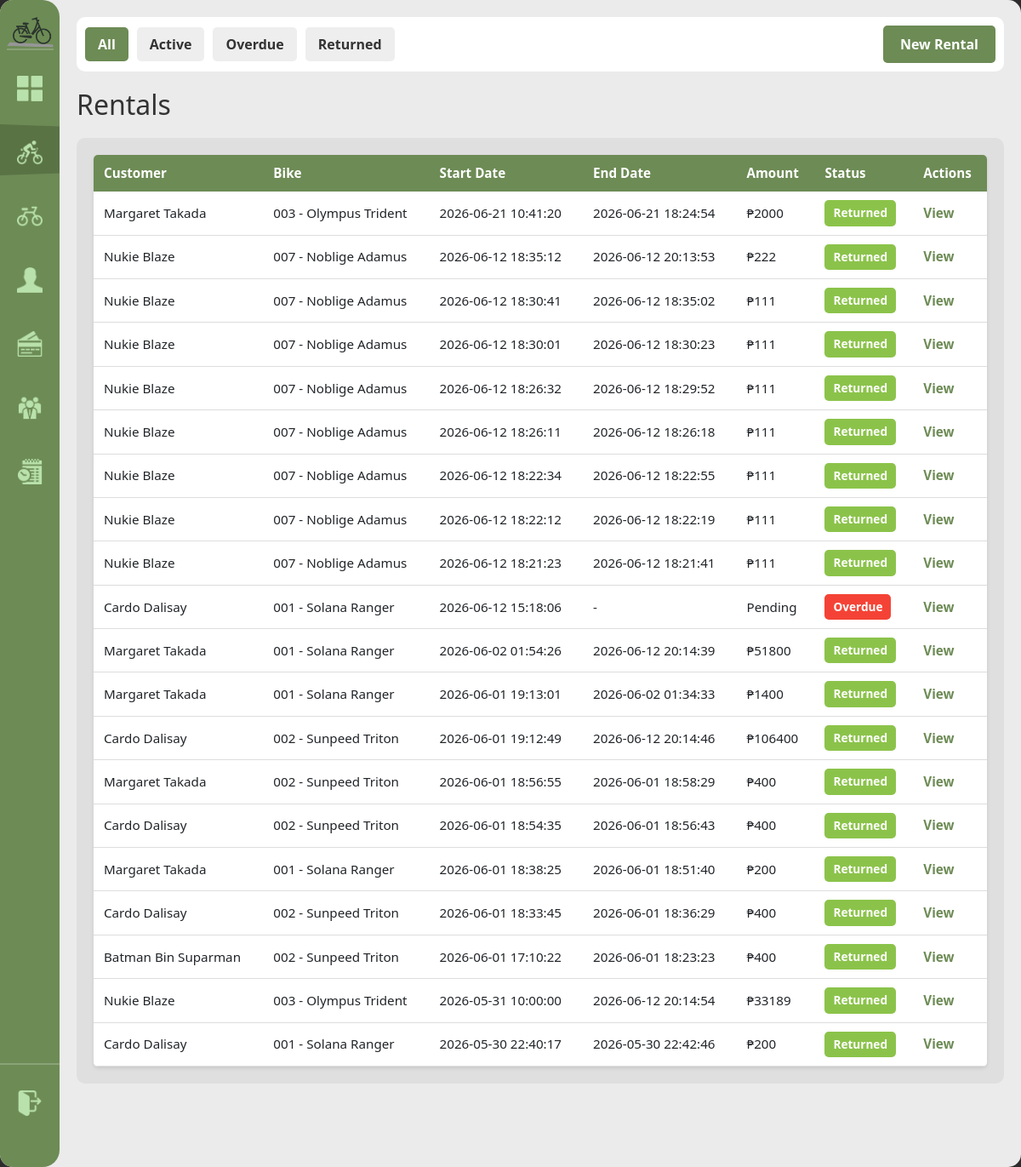
Before: /rentals (signed in) with the older database file.
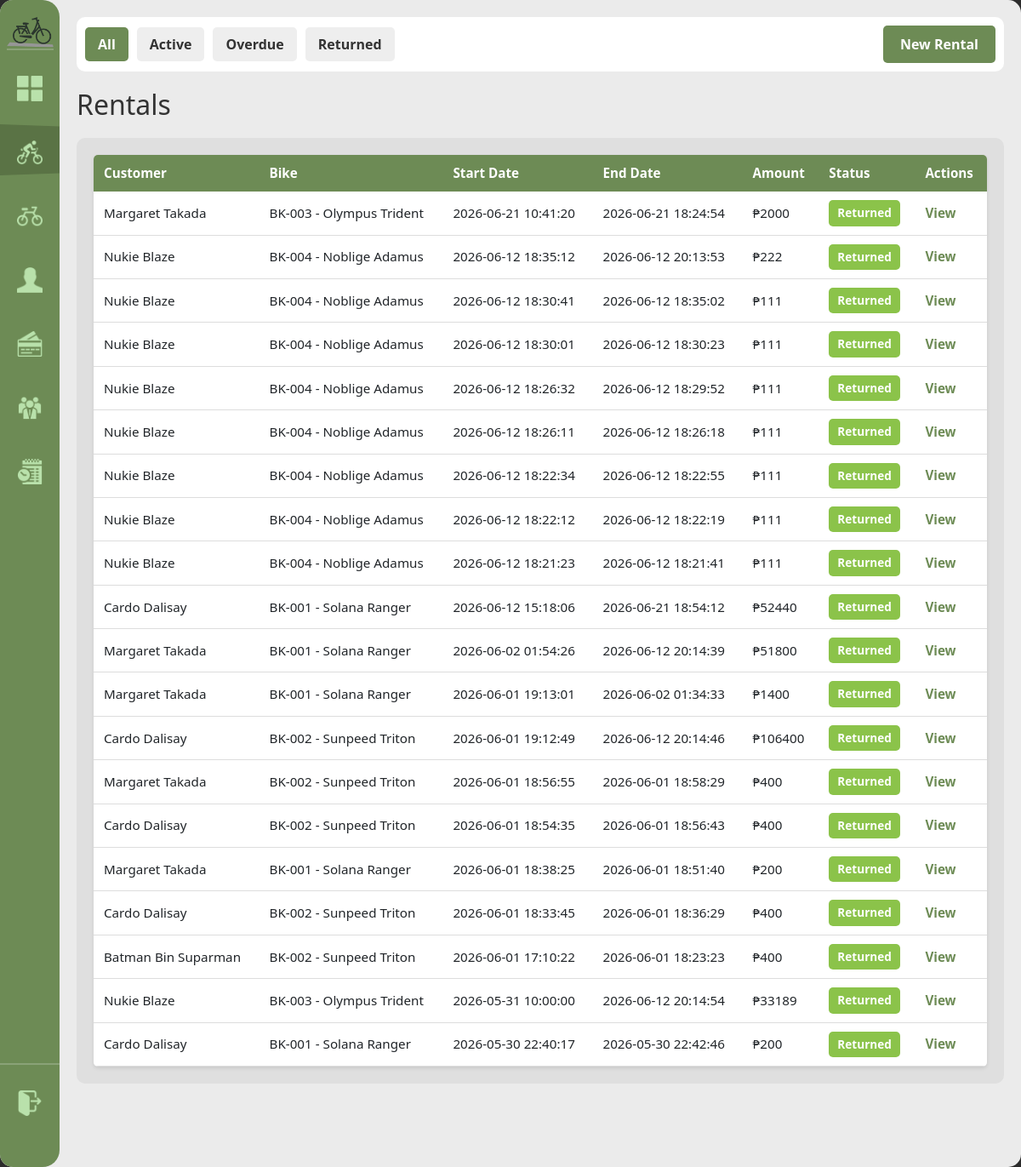
After: the same page with the newer database file.
### tables this page shows
CREATE TABLE rents (
            rental_id INTEGER PRIMARY KEY AUTOINCREMENT,
            customer_id INTEGER NOT NULL,
            bike_id INTEGER NOT NULL,
            staff_id INTEGER REFERENCES staff(staff_id) ON UPDATE CASCADE ON DELETE SET NULL,
            rental_start DATETIME NOT NULL DEFAULT(datetime('now','localtime')), planned_return DATETIME,
            FOREIGN KEY(customer_id) REFERENCES customer(customer_id) ON DELETE CASCADE,
            FOREIGN KEY(bike_id) REFERENCES bike(bike_id) ON DELETE CASCADE
        );

CREATE TABLE bike (
            bike_id INTEGER PRIMARY KEY AUTOINCREMENT,
            bike_code TEXT NOT NULL UNIQUE,
            brand TEXT NOT NULL, model TEXT NOT NULL,
            color TEXT NOT NULL,
            bike_rate DECIMAL(8,2) NOT NULL DEFAULT 0,
            type TEXT NOT NULL DEFAULT 'standard',
            status TEXT NOT NULL DEFAULT 'available' CHECK(status IN('available','rented','retired')),
            date_added DATE NOT NULL DEFAULT(date('now','localtime'))
        );

### handlers/rentals_routes.py (the view)
@rentals_bp.route('/rentals')
@login_required
def rentals():
    status = request.args.get('status', 'all')
    rentals_list = database.get().get_all_rentals(status)
    customers_list = database.get().get_all_customers()
    bikes = database.get().get_available_bikes()
    return render_template('rentals.html', rentals=rentals_list, filter_status=status, customers=customers_list, bikes=bikes)

### app.py (called while the page is built)
def get_sidebar_state():
    return request.cookies.get('sidebarState') == 'expanded'

@app.context_processor
def inject_sidebar_state():
    return dict(sidebar_expanded=get_sidebar_state())

@app.context_processor
def inject_current_staff():
    staff = current_staff()
    return dict(current_staff=staff, is_admin=staff and staff.get("role") == "admin")

### modules/auth.py (called while the page is built)
def login_required(view):
    @wraps(view)
    def wrapped(*args, **kwargs):
        if not session.get("staff_id"):
            return redirect(url_for("login"))
        return view(*args, **kwargs)
    return wrapped

def current_staff():
    if not session.get("staff_id"):
        return None
    return {
        "staff_id": session.get("staff_id"),
        "username": session.get("username"),
        "first_name": session.get("first_name"),
        "last_name": session.get("last_name"),
        "role": session.get("role"),
    }

### modules/database.py (called while the page is built)
def get():
    if not db: init()
    return db

    def get_all_customers(self, search=""):
        q = f"%{search}%"
        query = """
            SELECT * FROM customer
            WHERE first_name LIKE ?
               OR last_name LIKE ?
               OR contact_number LIKE ?
               OR email LIKE ?
            ORDER BY last_name, first_name
        """
        return [dict(r) for r in self.conn.execute(query, (q, q, q, q)).fetchall()]

    def get_available_bikes(self):
        query = "SELECT * FROM bike WHERE status = 'available' ORDER BY bike_code"
        return [dict(r) for r in self.conn.execute(query).fetchall()]

### templates/rentals.html (shortened to what this page needs)
{% extends "base.html" %}
{% block content %}
<div class="top-bar">
    <div class="filter-controls">
        <a href="{{ url_for('rentals.rentals', status='all') }}" class="filter-btn {% if filter_status == 'all' %}active{% endif %}">All</a>
        <a href="{{ url_for('rentals.rentals', status='active') }}" class="filter-btn {% if filter_status == 'active' %}active{% endif %}">Active</a>
        <a href="{{ url_for('rentals.rentals', status='overdue') }}" class="filter-btn {% if filter_status == 'overdue' %}active{% endif %}">Overdue</a>
        <a href="{{ url_for('rentals.rentals', status='returned') }}" class="filter-btn {% if filter_status == 'returned' %}active{% endif %}">Returned</a>
        <button id="new-rental-btn" class="btn-primary" style="margin-left: auto;">New Rental</button>
    </div>
</div>
<h1>Rentals</h1>
<div class="content-grid">
    <div class="scroll-table-container">
        <table>
            <thead>
                <tr>
                <th>Customer</th>
                <th>Bike</th>
                <th>Start Date</th>
                <th>End Date</th>
                <th>Amount</th>
                <th>Status</th>
                <th>Actions</th>
            </tr>
        </thead>
        <tbody>
            {% for rental in rentals %}
            <tr>
                <td>{{ rental['customer_name'] }}</td>
                <td>{{ rental['bike_code'] }} - {{ rental['brand'] }} {{ rental['model'] }}</td>
                <td>{{ rental['rental_start'] }}</td>
                <td>{{ rental['rental_end'] or '-' }}</td>
                <td>{{ 'Pending' if rental['total_amount'] is none else '₱' ~ rental['total_amount'] }}</td>
                <td><span class="status-badge status-{{ rental['status'] }}">{{ rental['status'].title() }}</span></td>
                <td><a href="{{ url_for('rentals.rental_detail', rid=rental['rental_id']) }}">View</a></td>
            </tr>
            {% endfor %}
        </tbody>
    </table>
    </div>
</div>
{% endblock %}

### templates/base.html (shortened to what this page needs)
<!DOCTYPE html>
<html lang="en">
<head>
    <link rel="stylesheet" href="{{ url_for('static', filename='modals.css') }}">
    <link rel="stylesheet" href="{{ url_for('static', filename='style.css') }}">
</head>
<body>
    <div class="home-screen">
        <div class="sidebar" expand="{{ 'true' if sidebar_expanded else 'false' }}">
            <img class="sidebar-logo" src="{{url_for('static', filename='assets/imgs/Logo_mini.png') }}" alt="sidebar icon">
            <div class="nav-indicator"></div>
           <div class="nav-items">
                <a href="{{ url_for('home') }}"
                    class="nav-item" data-route="home">
                    <img src="{{ url_for('static', filename='assets/imgs/fsquare_icon.png') }}"   alt="Dashboard">
                </a>
                <a href="{{ url_for('rentals.rentals') }}"
                    class="nav-item" data-route="rentals.rentals">
                    <img src="{{ url_for('static', filename='assets/imgs/current_rent.png') }}"     alt="Rentals">
                </a>
                <a href="{{ url_for('bikes.registry') }}"
                    class="nav-item" data-route="bikes.registry">
                    <img src="{{ url_for('static', filename='assets/imgs/bike_icon.png') }}"       alt="Bikes">
                </a>
                <a href="{{ url_for('customers.customers') }}"
                    class="nav-item" data-route="customers.customers">
                    <img src="{{ url_for('static', filename='assets/imgs/person_icon.png') }}"   alt="Customers">
                </a>
                <a href="{{ url_for('payments.payments') }}"
                    class="nav-item" data-route="payments.payments">
                    <img src="{{ url_for('static', filename='assets/imgs/payments_icon.png') }}"    alt="Payments">
                </a>
                {% if is_admin %}
                <a href="{{ url_for('staff.staff_list') }}"
                    class="nav-item" data-route="staff.staff_list">
                    <img src="{{ url_for('static', filename='assets/imgs/staff_icon.png') }}" alt="Staff">
                </a>
                <a href="{{ url_for('activity.activity_log') }}"
                    class="nav-item" data-route="activity.activity_log">
                    <img src="{{ url_for('static', filename='assets/imgs/log_icon.png') }}" alt="Activity Log">
                </a>
                {% endif %}
            </div>
            <div class="logout-section">
                <a href="{{ url_for('logout') }}"
                    class="logout-btn" data-route="logout" sound-type="major">
                    <img src="{{ url_for('static', filename='assets/imgs/logout_icon.png') }}" alt="Logout">
                </a>
            </div>
        </div>
        <div class="main-content">
            {% block content %}{% endblock %}
        </div>
    </div>

### static/style.css (style rules this page uses)
:root { --primary-green: #6D8B55; --secondary-green: #566d42; --bg-light: #EBEBEB; --white: #FFFFFF; --sidebar-collapsed: 70px; --sidebar-expanded: 165px; }
body { margin: 0; font-family: 'Segoe UI', Tahoma, Geneva, Verdana, sans-serif; background-color: #2C2C2C; }
.home-screen { height: 100vh; width: 100vw; margin: 0 auto; background-color: var(--bg-light); border-radius: 15px; overflow: hidden; position: relative; }
.sidebar { position: absolute; top: 0; left: 0; height: 100%; z-index: 10; background-color: var(--primary-green); width: var(--sidebar-collapsed); display: flex; flex-direction: column; border-top-right-radius: 20px; border-bottom-right-radius: 20px; overflow: hidden; box-sizing: border-box; }
.sidebar-logo { width: 55px; height: auto; margin-top: 20px; margin-left: 10px; border-bottom: 2px solid rgba(255,255,255,0.2); transition: margin 0.211s ease; }
.sidebar[expand="false"] .sidebar-logo { margin-left: auto; margin-right: auto; }
.nav-items { display: flex; flex-direction: column; margin-top: 20px; gap: 15px; position: relative; }
.nav-item-top, .nav-item { display: flex; align-items: center; padding: 10px 0px 20px 20px; color: var(--white); text-decoration: none; font-weight: bold; font-size: 0.9rem; white-space: nowrap; gap: 21px; }
.nav-item img { width: 30px; height: 30px; flex-shrink: 0; pointer-events: none; filter: invert(80%) sepia(20%) saturate(400%) hue-rotate(60deg); }
.logout-section { display: flex; flex-direction: column; margin-top: auto; margin-bottom: 20px; padding-bottom: 20px; border-top: 2px solid rgba(255, 255, 255, 0.2); padding-top: 20px; }
.logout-btn { display: flex; align-items: center; padding: 10px 0px 20px 20px; color: var(--white); text-decoration: none; font-weight: bold; font-size: 0.9rem; white-space: nowrap; gap: 21px; transition: all 0.3s ease; border-radius: 8px; }
.logout-btn img { width: 30px; height: 30px; flex-shrink: 0; pointer-events: none; filter: invert(80%) sepia(20%) saturate(400%) hue-rotate(60deg); }
.nav-indicator { position: absolute; left: 0; width: auto; height: auto; border-left: var(--sidebar-expanded) solid var(--secondary-green); border-top: 6px solid transparent; border-bottom: 6px solid transparent; transition: top 0.3s ease; opacity: 0.6; z-index: 0; }
.sidebar:not(:hover) .nav-indicator, .sidebar[expand="false"] .nav-indicator { transition: opacity 0.3s ease; opacity: 0.8; }
.main-content { padding: 20px; opacity: 1; flex-direction: column; margin-left: var(--sidebar-collapsed); height: 100%; overflow: auto; }
.top-bar { background-color: var(--white); opacity: 1; padding: 10px; border-radius: 10px; margin-bottom: 20px; }
.content-grid { display: flex; flex-grow: 1; opacity: 1; background-color: #DFDFDF; border-radius: 10px; }
.scroll-table-container { width: 100%; overflow-x: auto; overflow-y: auto; max-height: calc(100vh - 260px); padding: 20px; box-sizing: border-box; }
.btn-primary, .btn-secondary, button[type="submit"] { padding: 10px 20px; border: none; border-radius: 5px; cursor: pointer; font-weight: bold; text-decoration: none; display: inline-block; transition: all 0.3s ease; }
.btn-primary, button[type="submit"] { background-color: var(--primary-green); color: white; }
table { width: 100%; border-collapse: collapse; background: white; border-radius: 5px; overflow: hidden; box-shadow: 0 2px 4px rgba(0,0,0,0.1); }
table thead { background-color: var(--primary-green); color: white; }
table th, table td { padding: 10px 12px; text-align: left; font-size: 0.95rem; }
table tbody tr { border-bottom: 1px solid #ddd; }
table a { color: var(--primary-green); text-decoration: none; font-weight: bold; }
.status-badge { display: inline-block; padding: 5px 10px; border-radius: 5px; font-size: 0.85rem; font-weight: bold; }
.status-badge.status-returned { background-color: #8BC34A; color: white; }
.filter-controls { display: flex; gap: 10px; opacity: 1; align-items: center; flex-wrap: wrap; }
.filter-btn { padding: 8px 15px; background-color: #eee; color: #333; border: none; border-radius: 5px; cursor: pointer; text-decoration: none; font-weight: bold; transition: all 0.3s ease; }
.filter-btn.active, .filter-btn:hover { background-color: var(--primary-green); color: white; }
h1, h2 { color: #333; margin: 10px 0; }
h1 { font-size: 2rem; margin-bottom: 20px; }

Changed rows visible on the page:
changed through a linked row, rents (number 1 of 20 on the later page): bike_code "003" → "BK-003"
changed through a linked row, rents (number 2 of 20 on the later page): bike_code "007" → "BK-004"
changed through a linked row, rents (number 3 of 20 on the later page): bike_code "007" → "BK-004"
changed through a linked row, rents (number 4 of 20 on the later page): bike_code "007" → "BK-004"
changed through a linked row, rents (number 5 of 20 on the later page): bike_code "007" → "BK-004"
changed through a linked row, rents (number 6 of 20 on the later page): bike_code "007" → "BK-004"
changed through a linked row, rents (number 7 of 20 on the later page): bike_code "007" → "BK-004"
changed through a linked row, rents (number 8 of 20 on the later page): bike_code "007" → "BK-004"
changed through a linked row, rents (number 9 of 20 on the later page): bike_code "007" → "BK-004"
changed through a linked row, rents (number 10 of 20 on the later page): bike_code "001" → "BK-001"; rental "-" → "2026-06-21 18:54:12"; total_amount "Pending" → "₱52440"; status "Overdue" → "Returned"
changed through a linked row, rents (number 11 of 20 on the later page): bike_code "001" → "BK-001"
changed through a linked row, rents (number 12 of 20 on the later page): bike_code "001" → "BK-001"
changed through a linked row, rents (number 13 of 20 on the later page): bike_code "002" → "BK-002"
changed through a linked row, rents (number 14 of 20 on the later page): bike_code "002" → "BK-002"
changed through a linked row, rents (number 15 of 20 on the later page): bike_code "002" → "BK-002"
changed through a linked row, rents (number 16 of 20 on the later page): bike_code "001" → "BK-001"
changed through a linked row, rents (number 17 of 20 on the later page): bike_code "002" → "BK-002"
changed through a linked row, rents (number 18 of 20 on the later page): bike_code "002" → "BK-002"
changed through a linked row, rents (number 19 of 20 on the later page): bike_code "003" → "BK-003"
changed through a linked row, rents (number 20 of 20 on the later page): bike_code "001" → "BK-001"
